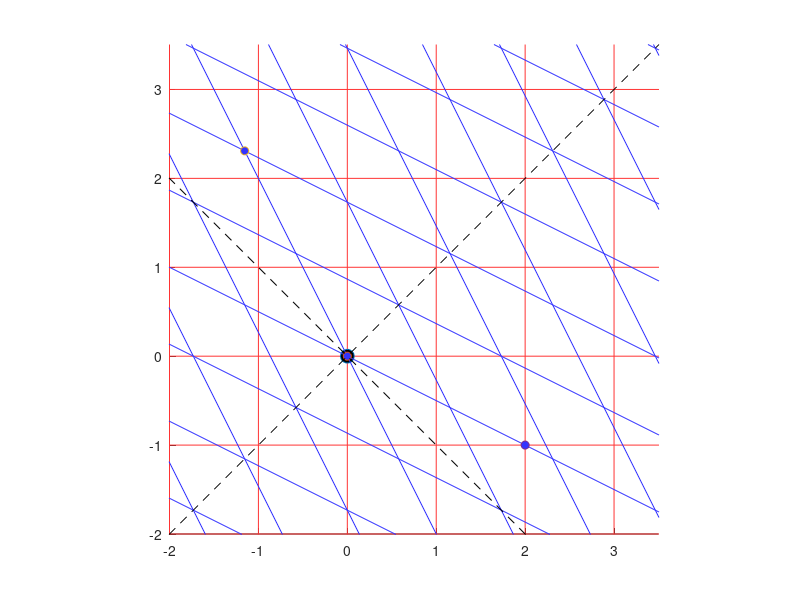

This chart was generated by the following MATLAB code:
% Lorentz2.m

clear

%beta = 0;
%beta = 0.333;
%beta = -0.333
beta = -0.5;
gamma = 1/sqrt(1-beta^2);

L = [gamma beta*gamma;beta*gamma gamma];

figure(1)
clf
hold on
axis equal
axis square
set(gcf,'Color','White')

if beta > 0
    axis([-1 4.5 -1 4.5])   % beta = +0.33
    c1 = [0.2 0.2 1];
    c2 = [1 0.2 0.2];
else
    axis([-2 3.5 -2 3.5])      % beta = -0.33
    c1 = [1 0.2 0.2];
    c2 = [0.2 0.2 1];
end

Nevent = 3;
Event(1).loc = [0;0];
Event(2).loc = [2;0];
Event(3).loc = [0;2/gamma];

for tloop = 1:11
    t = -5 + (tloop-1);
    line([-5 5],[t t],'Color',c1)
end
for xloop = 1:11
    x = -5 + (xloop-1);
    line([x x],[-5 5],'Color',c1)
end
% for eloop = 1:Nevent
%    plot(Event(eloop).loc(2),Event(eloop).loc(1),'o','MarkerFaceColor',c1) 
% end
plot(0,0,'o','MarkerFaceColor','k','MarkerSize',10)

for tloop = 1:22
    t = -10 + (tloop-1);
    for xloop = 1:2
        x = -10 + 30*(xloop-1);
        
        tmp = L*[t;x];
        T(tloop,xloop) = tmp(1);
        X(tloop,xloop) = tmp(2);
        
    end
    line([X(tloop,1) X(tloop,2)],[T(tloop,1) T(tloop,2)],'Color',c2)
end

clear X T
for xloop = 1:22
    x = -10 + (xloop-1);
    for tloop = 1:2
        t = -10 + 30*(tloop-1);
        
        tmp = L*[t;x];
        T(tloop,xloop) = tmp(1);
        X(tloop,xloop) = tmp(2);
        
    end
    line([X(1,xloop) X(2,xloop)],[T(1,xloop) T(2,xloop)],'Color',c2)
end
for eloop = 1:Nevent
    v = Event(eloop).loc;
    vp = L*v;
   plot(vp(2),vp(1),'o','MarkerFaceColor',c2) 
end

line([-5 5],[-5 5],'LineStyle','--','Color','k')
line([5 -5],[-5 5],'LineStyle','--','Color','k')

hold off


